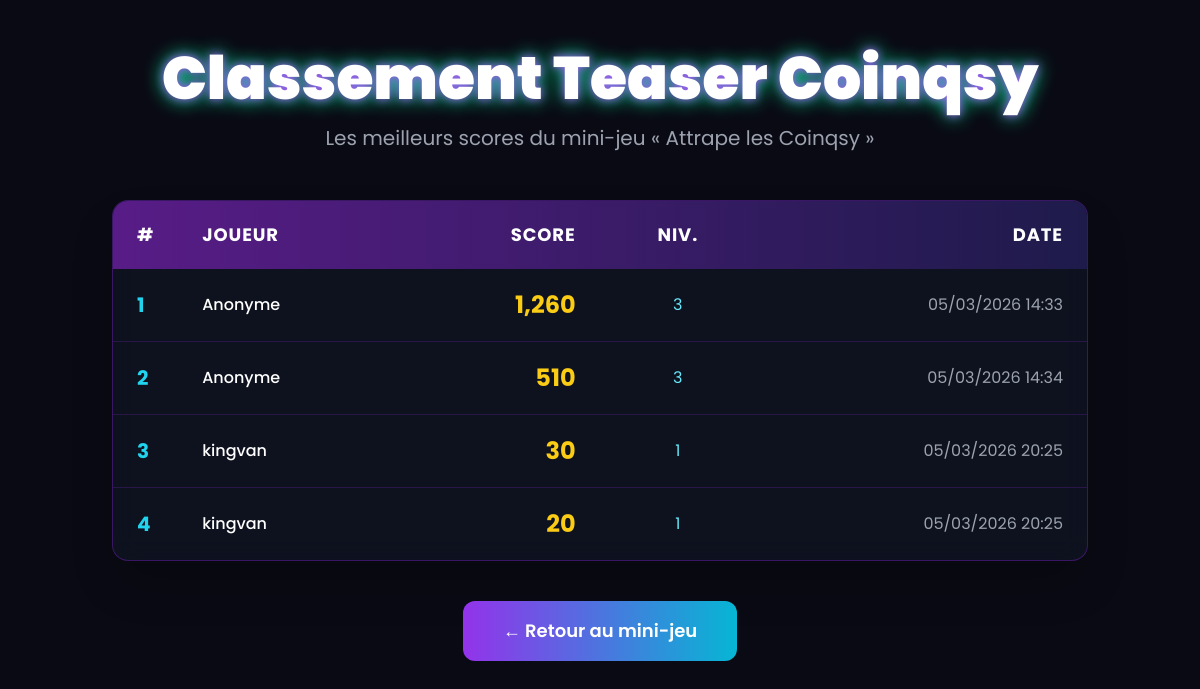
Screenshot of /classjeux/teaser-classement.php with the database file from the repository.
### tables this page shows
CREATE TABLE `teaser_scores` (
  `id` int(11) NOT NULL,
  `user_id` int(11) DEFAULT NULL,
  `username` varchar(50) NOT NULL,
  `score` int(11) NOT NULL,
  `level_reached` tinyint(4) DEFAULT 1,
  `created_at` datetime DEFAULT current_timestamp()
);

### classjeux/teaser-classement.php (the view, shortened to what this page needs)
<?php
include '../bd/bd.php';
$stmt = $pdo->query("
    SELECT
        username,
        score,
        level_reached,
        created_at
    FROM teaser_scores
    ORDER BY score DESC, created_at DESC
    LIMIT 20
");
$rankings = $stmt->fetchAll();
?>
<!DOCTYPE html>
<html lang="fr" class="dark">
<head>
  <script src="https://cdn.tailwindcss.com"></script>
</head>
<body class="min-h-screen">
  <div class="max-w-5xl mx-auto px-4 sm:px-6 py-12">
    <header class="text-center mb-12">
      <h1 class="text-5xl md:text-6xl font-black neon-text mb-4">
        Classement Teaser Coinqsy
      </h1>
      <p class="text-xl text-gray-400">
        Les meilleurs scores du mini-jeu « Attrape les Coinqsy »
      </p>
    </header>
    <div class="bg-gray-900/60 backdrop-blur-md rounded-2xl border border-purple-700/40 overflow-hidden shadow-2xl">
      <table class="w-full text-left border-collapse">
        <thead class="bg-gradient-to-r from-purple-900 to-indigo-950">
          <tr class="text-lg uppercase tracking-wider">
            <th class="px-6 py-5 text-left w-16">#</th>
            <th class="px-6 py-5 text-left">Joueur</th>
            <th class="px-6 py-5 text-right">Score</th>
            <th class="px-6 py-5 text-center">Niv.</th>
            <th class="px-6 py-5 text-right hidden sm:table-cell">Date</th>
          </tr>
        </thead>
        <tbody class="divide-y divide-purple-800/30">
          <?php if (empty($rankings)): ?>
            <tr>
              <td colspan="5" class="text-center py-16 text-xl text-gray-400">
                Aucun score enregistré pour le moment...
              </td>
            </tr>
          <?php else: ?>
            <?php foreach ($rankings as $i => $row): ?>
              <tr class="hover:bg-purple-950/40 transition-colors">
                <td class="px-6 py-5 font-bold text-xl text-cyan-400">
                  <?= $i + 1 ?>
                </td>
                <td class="px-6 py-5 font-medium">
                  <?= htmlspecialchars($row['username']) ?>
                </td>
                <td class="px-6 py-5 text-right text-2xl font-bold text-yellow-400">
                  <?= number_format($row['score']) ?>
                </td>
                <td class="px-6 py-5 text-center text-cyan-300">
                  <?= $row['level_reached'] ?>
                </td>
                <td class="px-6 py-5 text-right text-gray-400 hidden sm:table-cell">
                  <?= date('d/m/Y H:i', strtotime($row['created_at'])) ?>
                </td>
              </tr>
            <?php endforeach; ?>
          <?php endif; ?>
        </tbody>
      </table>
    </div>
    <div class="text-center mt-10">
      <a href="../index.php" class="inline-block bg-gradient-to-r from-purple-600 to-cyan-500 hover:brightness-110 px-10 py-4 rounded-xl font-semibold text-lg transition transform hover:scale-105">
        ← Retour au mini-jeu
      </a>
    </div>
  </div>
</body>
</html>

### classjeux/teaser-classement.php (style rules this page uses)
body { font-family: 'Poppins', sans-serif; background: #0a0a14; color: white; }
.neon-text { text-shadow: 0 0 10px #a855f7, 0 0 20px #00ff9d; }

### rows the page displays
teaser_scores: username "Anonyme", score "1,260", level_reached "3", created_at "05/03/2026 14:33"
teaser_scores: username "Anonyme", score "510", level_reached "3", created_at "05/03/2026 14:34"
teaser_scores: username "kingvan", score "30", level_reached "1", created_at "05/03/2026 20:25"
teaser_scores: username "kingvan", score "20", level_reached "1", created_at "05/03/2026 20:25"
